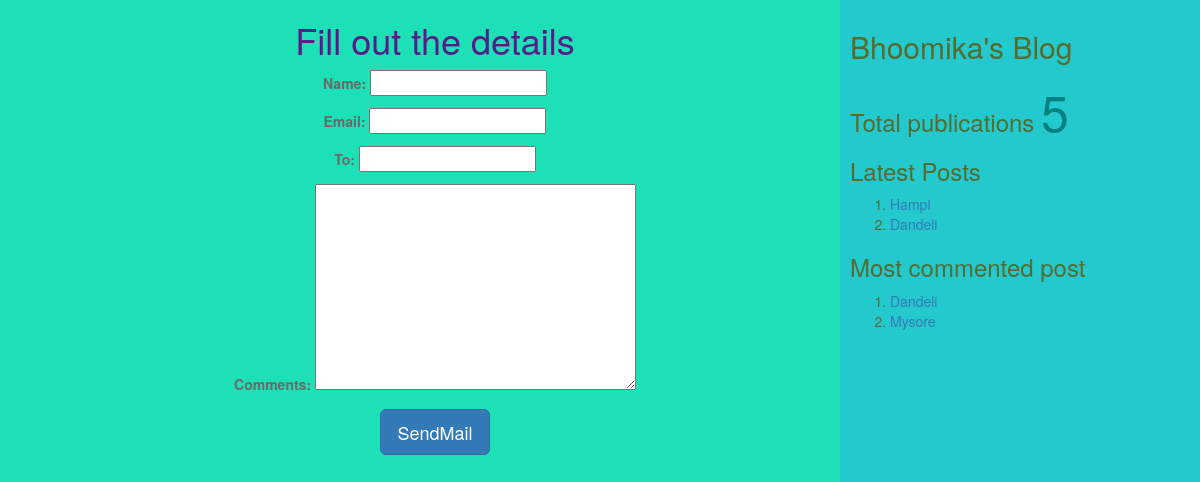
The page /6/share on the database its author committed.
### myApp/models.py (models this page shows, shortened)
class Post(models.Model):
    tags=TaggableManager()
    STATUS_CHOICE=(('draft','Draft'),('published','Published'))
    title=models.CharField(max_length=200)
    slug=models.SlugField(max_length=50,unique_for_date='publish')
    author=models.ForeignKey(User,related_name='blog_posts',on_delete=models.CASCADE)
    body=models.TextField()
    publish=models.DateTimeField(default=timezone.now)
    created=models.DateTimeField(auto_now_add=True)
    updates=models.DateTimeField(auto_now=True)
    status=models.CharField(max_length=20,choices=STATUS_CHOICE,default='draft')
    objects=CustomManager()
    class Meta:
        ordering=('-publish',)
    def get_absolute_url(self):
        return reverse('post_detail',args=[self.publish.year,self.publish.strftime('%m'),self.publish.strftime('%d'),self.slug])

### myApp/views.py (the view, shortened to what this page needs)
# urls.py: url(r'^(?P<id>\d+)/share',views.mail_send_view),
def mail_send_view(request,id):
    post=get_object_or_404(Post,id=id,status='published')
    form=EmailSendForm()
    d={'post':post,'form':form}
    return render(request,'myApp/sharebymail.html',d)

### myApp/forms.py
class EmailSendForm(forms.Form):
    name=forms.CharField()
    email=forms.EmailField()
    to=forms.EmailField()
    comments=forms.CharField(required=False,widget=forms.Textarea)

### myApp/models.py (called while the page is built)
    def get_queryset(self):
        return super().get_queryset().filter(status='published')

### myApp/templatetags/mytags.py (called while the page is built)
@register.simple_tag
def total_posts():
    return Post.objects.count()

@register.inclusion_tag('myApp/latest_post.html')
def show_latest_posts(count=3):
    latest_posts=Post.objects.order_by('-publish')[:count]
    return {'latest_posts':latest_posts}

@register.simple_tag
def get_most_commented_posts(count=2):
    return Post.objects.annotate(total_comments=Count('comments')).order_by('-total_comments')[:count]

### templates/myApp/sharebymail.html (shortened to what this page needs)
<html>
    {%extends "myApp/parent.html"%}
      {%block content_block%}
      <center>
      <h1 style="color:rgb(84, 29, 135)">Fill out the details</h1>
    <form method="post">
    {{form.as_p}}
    <input type="submit" class='btn btn-lg btn-primary' value="SendMail">
      </form>
     </center>
    {%endblock%}

### templates/myApp/parent.html (shortened to what this page needs)
<html>
{%load mytags%}
    <head>
        <link rel="stylesheet" href="https://maxcdn.bootstrapcdn.com/bootstrap/3.3.7/css/bootstrap.min.css">
    </head>
    <body>
        <div class="content" style="width:70%;float:left;background-color:1de0b6;color:dimgrey;height:300%;padding:0 0 0 30px">
            {%block content_block%}
            {%endblock%}
        </div>
        <div class="sidebar" style="width:30%;float:right;background-color:23c9cc;color:darkolivegreen;height:300%;padding:10px">
            <h2>Bhoomika's Blog</h2>
            <h3>Total publications
                <span style="color:teal;font-size:50px">
                    {%total_posts%}</span>
                    <h3>Latest Posts</h3>
                    {% show_latest_posts 2 %}
                    <h3>Most commented post</h3>
                    {% get_most_commented_posts as m%}
                    <ol>
                        {%for post in m%}
                        <li><a href="{{post.get_absolute_url}}">{{post.title}}</a></li>
                        {%endfor%}
                    </ol>
            </h3>
        </div>
    </body>
</html>

### templates/myApp/latest_post.html
<!DOCTYPE html>
<html lang="en" dir="ltr">
<body>
    <ol>
    {%for post in latest_posts%}
    <li><a href="{{post.get_absolute_url}}">{{post.title}}</a></li>
    {%endfor%}
    </ol>
</body>
</html>

### rows shown on the page
Post: title "Hampi"
Post: title "Dandeli"
Post: title "Mysore"
